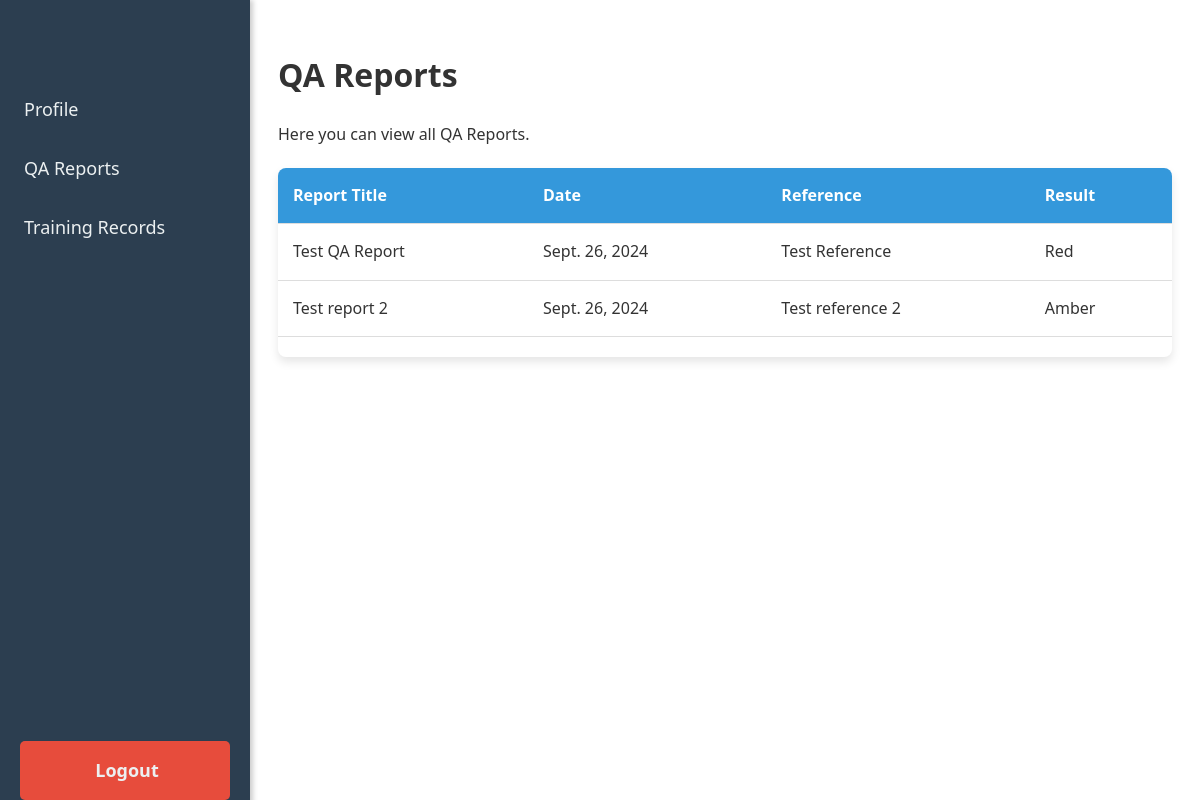
The page /qa-reports/ (signed in) on the database as committed earlier.
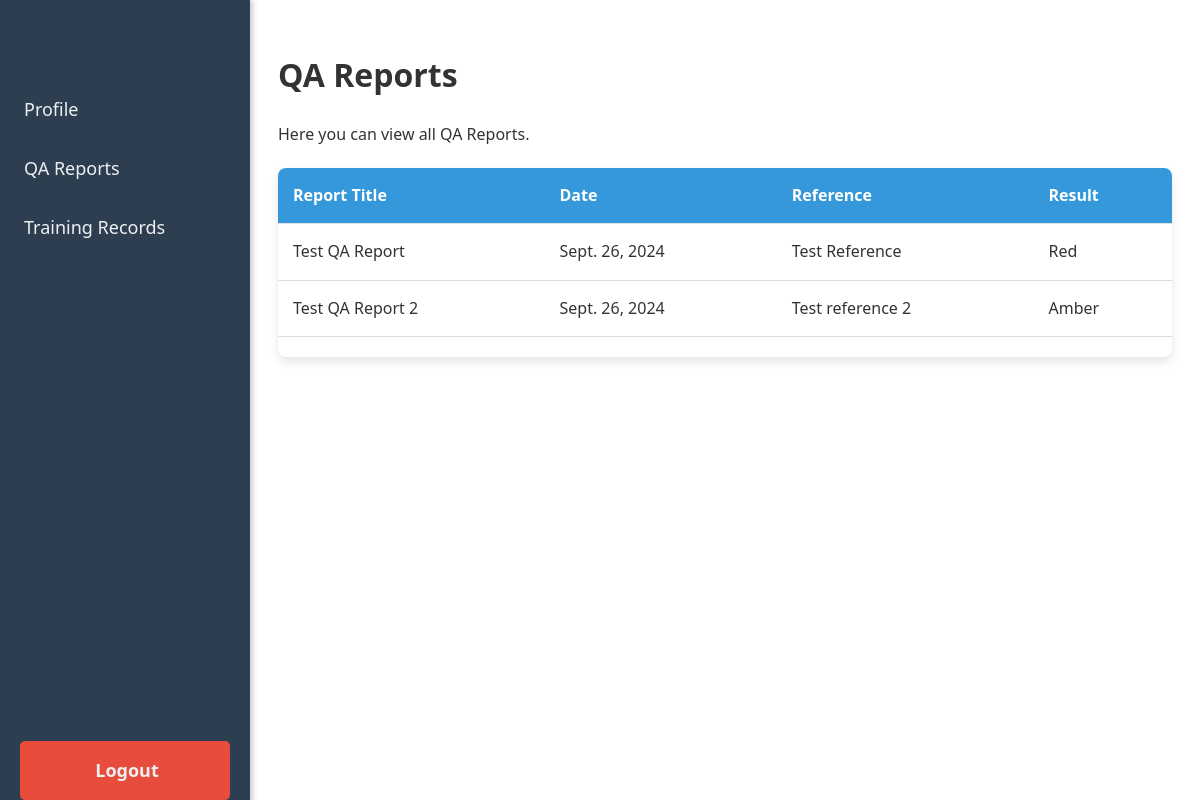
The same page on the database as committed later.
### lms/models.py (models this page shows, shortened)
class QAReport(models.Model):
    RESULT_CHOICES = [
        ('Red', 'Red'),
        ('Amber', 'Amber'),
        ('Green', 'Green'),
    ]
    report_title = models.CharField(max_length=200)
    date = models.DateField(auto_now_add=True)
    report_reference = models.CharField(max_length=100, unique=True)
    reference_link = models.URLField(max_length=200, blank=True, null=True)
    result = models.CharField(max_length=5, choices=RESULT_CHOICES)
    user = models.ForeignKey(User, on_delete=models.CASCADE, related_name='qa_reports')

### lms/views.py (the view)
# urls.py: path('qa-reports/', qa_reports_view, name='qa_reports'),
@login_required
def qa_reports_view(request):
    qa_reports = request.user.qa_reports.all()
    context = {
        'qa_reports': qa_reports,
    }
    return render(request, 'qa_reports.html', context)

### templates/qa_reports.html (shortened to what this page needs)
{% extends 'dashboard.html' %}
{% load static %}
{% block content %}
    <h1>QA Reports</h1>
    <p>Here you can view all QA Reports.</p>
    <div class="table-container">
        <table>
            <thead>
                <tr>
                    <th>Report Title</th>
                    <th>Date</th>
                    <th>Reference</th>
                    <th>Result</th>
                </tr>
            </thead>
            <tbody>
                {% for report in qa_reports %}
                    <tr>
                        <td onclick="openModal('{{ report.reference_link|default:'https://google.com'}}', '{{ report.report_title|escapejs }}')">
                            {{ report.report_title }}
                        </td>
                        <td>{{ report.date }}</td>
                        <td>{{ report.report_reference }}</td>
                        <td>{{ report.result }}</td>
                    </tr>
                {% empty %}
                    <tr>
                        <td colspan="4">No reports available.</td>
                    </tr>
                {% endfor %}
            </tbody>
        </table>
    </div>
{% endblock %}

Rows that differ between the two databases and show on the page:
changed QAReport "Test reference 2": report_title "Test report 2" → "Test QA Report 2"
